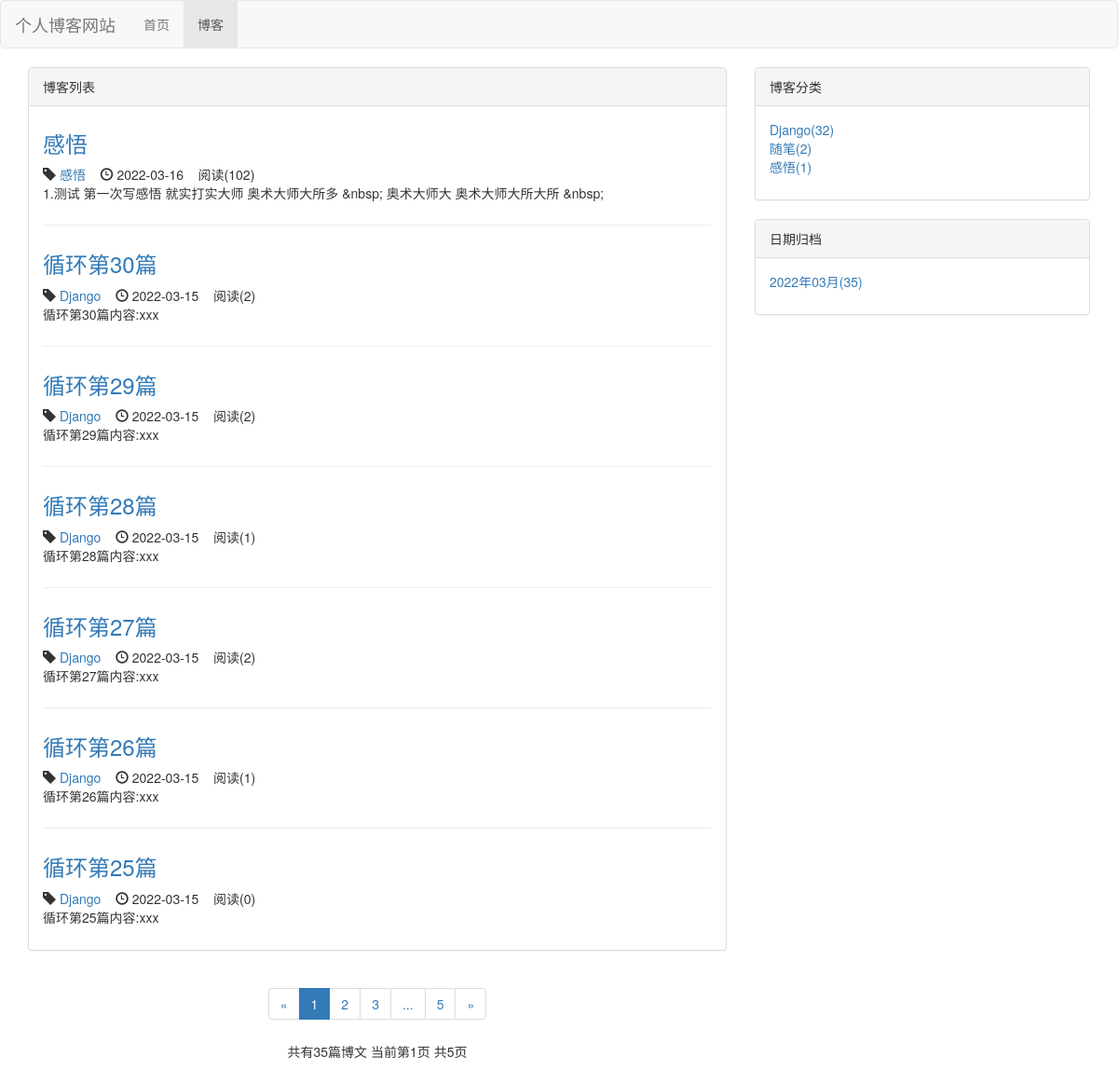
Page /blog/ on the earlier database version.
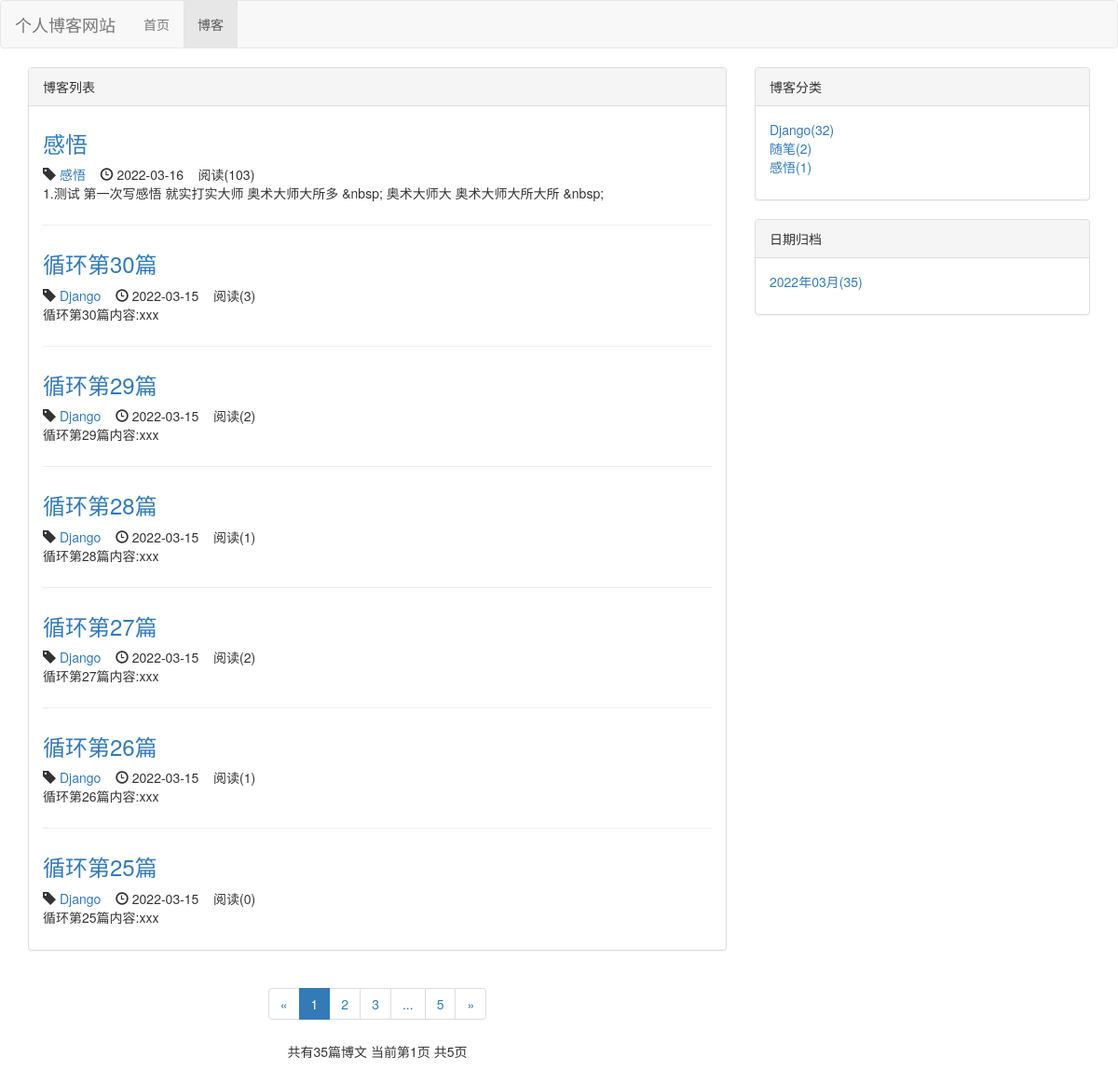
Same page on the later database version.
### blog/models.py (models this page shows, shortened)
class Blog(models.Model, ReadNumExpandMethod):
    title = models.CharField(max_length=50)
    blog_type = models.ForeignKey(BlogType, on_delete=models.DO_NOTHING)
    content = RichTextUploadingField()
    author = models.ForeignKey(User, on_delete=models.DO_NOTHING)
    create_time = models.DateTimeField(auto_now_add=True)
    last_update_time = models.DateTimeField(auto_now=True)
    read_details = GenericRelation(ReadDetail)
    class Meta:
        ordering = ["-create_time"]

class BlogType(models.Model):
    type_name = models.CharField(max_length=15)
    def __str__(self):
        return self.type_name

### read_statistics/models.py (models this page shows)
class ReadNum(models.Model):
    read_num = models.IntegerField(default=0)
    content_type = models.ForeignKey(ContentType, on_delete=models.DO_NOTHING)
    object_id = models.PositiveIntegerField()
    content_object = GenericForeignKey('content_type', 'object_id')

### blog/views.py (the view)
# urls.py: path('', views.blog_list, name='blog_list'),
def blog_list(request):
    blogs_all_list = Blog.objects.all()
    context = get_blog_list_common_data(request, blogs_all_list)
    return render(request, 'blog/blog_list.html', context)

### read_statistics/models.py (called while the page is built)
    def get_read_num(self):
        try:
            ct = ContentType.objects.get_for_model(self)
            readnum = ReadNum.objects.get(content_type=ct, object_id=self.pk)
            return readnum.read_num
        except exceptions.ObjectDoesNotExist:
            return 0

### blog/templates/blog/blog_list.html (shortened to what this page needs)
{% extends 'base.html' %}
{% load staticfiles %}
{% block header_extends %}
    <link rel="stylesheet" href="{% static 'blog/blog.css' %}">
{% endblock header_extends %}
{% block nav_blog_active %}
active
{% endblock nav_blog_active %}
{% block content %}
<div class="container">
    <div class="row">
        <div class="col-xs-12 col-sm-8 col-md-8">
            <div class="panel panel-default">
                <div class="panel-heading">
                    {% block blog_list_title %}
                    博客列表
                    {% endblock blog_list_title %}
                </div>
                <div class="panel-body">
                    {% for blog in blogs %}
                        <div class="blog">
                            <h3>
                                <a href="{% url 'blog_detail' blog.pk %}">{{ blog.title }}</a>
                            </h3>
                            <p class="blog-info">
                                <span class="glyphicon glyphicon-tag"></span> <a href="{% url 'blogs_with_type' blog.blog_type.pk %}">{{ blog.blog_type }}</a>
                                <span class="glyphicon glyphicon-time"></span> {{ blog.create_time|date:"Y-m-d" }}
                                &nbsp;&nbsp;
                                阅读({{ blog.get_read_num }})
                            </p>
                            <p>{{ blog.content|striptags|truncatechars:120 }}</p>
                        </div>
                    {% empty %}
                        <p>暂无博客 敬请期待</p>
                    {% endfor %}
                </div>
            </div>
            <div class="paginator">
                <ul class="pagination">
                    <li>
                    {% if page_of_blogs.has_previous %}
                        <a href="?page={{ page_of_blogs.previous_page_number }}" aria-label="Previous">
                            <span aria-hidden="true">&laquo;</span>
                        </a>
                    {% else %}
                        <span aria-hidden="true">&laquo;</span>
                    {% endif %}
                    </li>
                    {% for page_num in page_range %}
                        {% if page_num == page_of_blogs.number %}
                            <li class="active"><a href="?page={{ page_num }}">{{ page_num }}</a></li>
                        {% else %}
                            {% if page_num == '...' %}
                                <li><span>{{ page_num }}</span></li>
                            {% else %}
                                <li><a href="?page={{ page_num }}">{{ page_num }}</a></li>
                            {% endif %}
                        {% endif %}
                    {% endfor %}
                    <li>
                    {% if page_of_blogs.has_next %}
                        <a href="?page={{ page_of_blogs.next_page_number }}" aria-label="Next">
                            <span aria-hidden="true">&raquo;</span>
                        </a>
                    {% else %}
                        <span aria-hidden="true">&raquo;</span>
                    {% endif %}
                    </li>
                </ul>
                <p>共有{{ page_of_blogs.paginator.count }}篇博文
                   当前第{{ page_of_blogs.number }}页
                   共{{ page_of_blogs.paginator.num_pages  }}页
                </p>
            </div>
        </div>
        <div class="hidden-xs col-sm-4 col-md-4">
            <div class="panel panel-default">
                <div class="panel-heading">博客分类</div>
                <div class="panel-body">
                    <ul class="blog-types">
                        {% for blog_type in blog_types %}
                            <li>
                                <a href="{% url 'blogs_with_type' blog_type.pk %}">
                                    {{ blog_type.type_name }}({{ blog_type.blog_count }})
                                </a>
                            </li>
                        {% empty %}
                            <li>暂无分类</li>
                        {% endfor %}
                    </ul>
                </div>
              </div>
            <div class="panel panel-default">
                <div class="panel-heading">日期归档</div>
                <div class="panel-body">
                    <ul>
                        {% for blog_date, blog_count in blog_dates.items %}
                            <li>
                                <a href="{% url 'blogs_with_date' blog_date.year blog_date.month %}">{{ blog_date|date:"Y年m月" }}({{ blog_count }})</a>
                            </li>
                        {% endfor %}
                    </ul>
                </div>
            </div>
        </div>
    </div>
</div>
{% endblock content %}

### templates/base.html (shortened to what this page needs)
{% load staticfiles %}
<!DOCTYPE html>
<html lang="zh-CN">
<head>
    <link rel="stylesheet" href="{% static 'css/base.css' %}">
    <link rel="stylesheet" href="{% static 'bootstrap-3.4.1/css/bootstrap.min.css' %}">
    {% block header_extends %}{% endblock header_extends %}
</head>
<body>
    <div class="navbar navbar-default" role="navigation">
        <div class="container-fluid">
            <div class="navbar-header">
                <a class="navbar-brand" href="{% url 'home' %}">个人博客网站</a>
            </div>
            <div id="navbar-collapse" class="collapse navbar-collapse">
                <ul class="nav navbar-nav">
                    <li class="{% block nav_home_active %}{% endblock nav_home_active %}">
                        <a href="{% url 'home' %}">首页</a>
                    </li>
                    <li class="{% block nav_blog_active %}{% endblock nav_blog_active %}">
                        <a href="{% url 'blog_list' %}">博客</a>
                    </li>
                </ul>
            </div>
        </div>
    </div>
    {% block content %}
    {% endblock content %}
</body>
</html>

### static/css/base.css (style rules this page uses)
* { margin: 0; padding: 0; }
ul { list-style-type: none; }

### blog/static/blog/blog.css (style rules this page uses)
ul.blog-types { list-style-type: none; }
div.blog:not(:last-child) { margin-bottom: 2em; padding-bottom: 1em; border-bottom: 1px solid #eee; }
div.blog h3 { margin-top: 0.5em; }
div.blog p.blog-info { margin-bottom: 0; }
div.paginator { text-align: center; }

Differences in the rows shown:
changed through a linked row, Blog "感悟": get_read_num "102" → "103"
changed through a linked row, Blog "循环第30篇": get_read_num "2" → "3"
